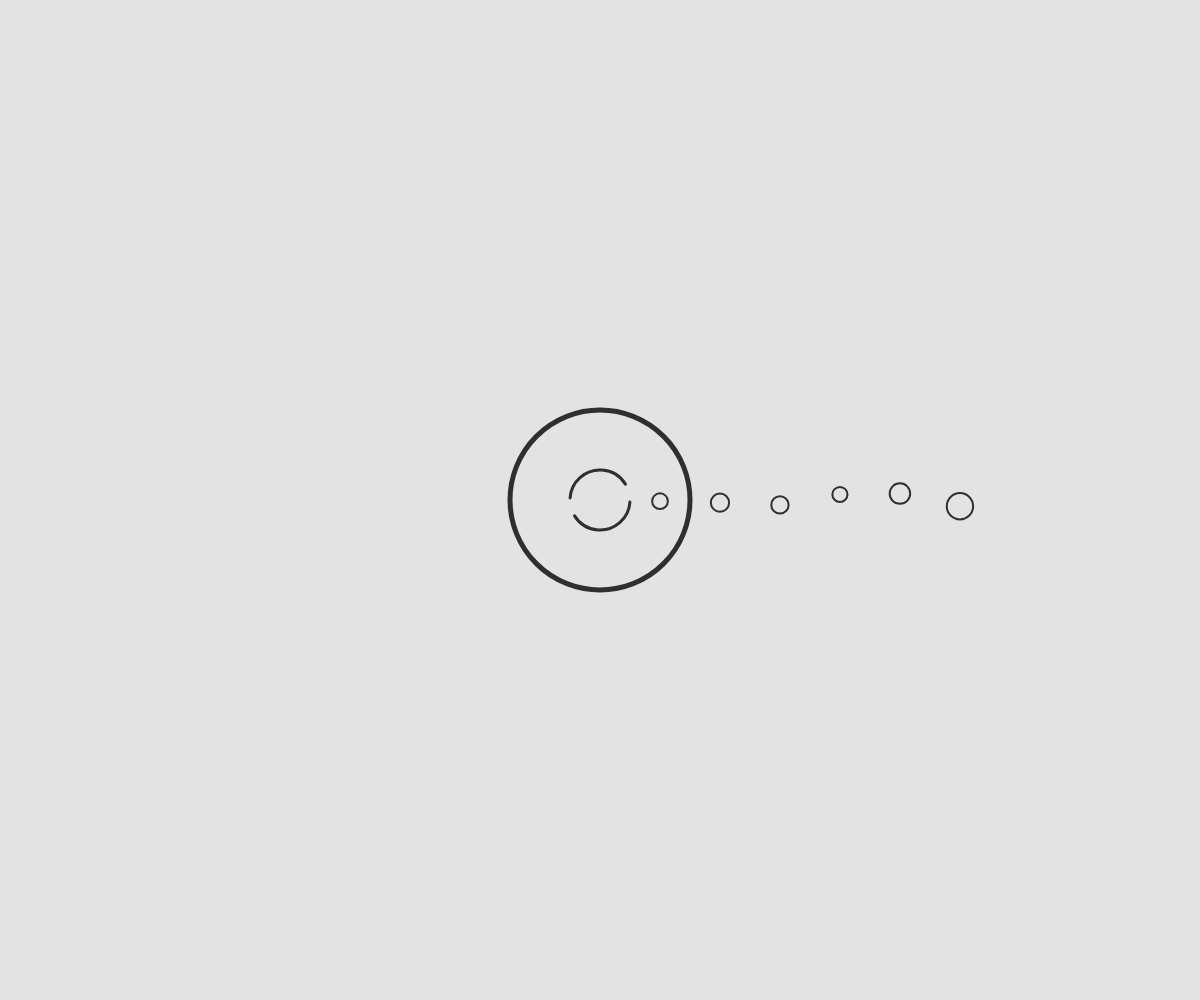
Frame 1 (no input)
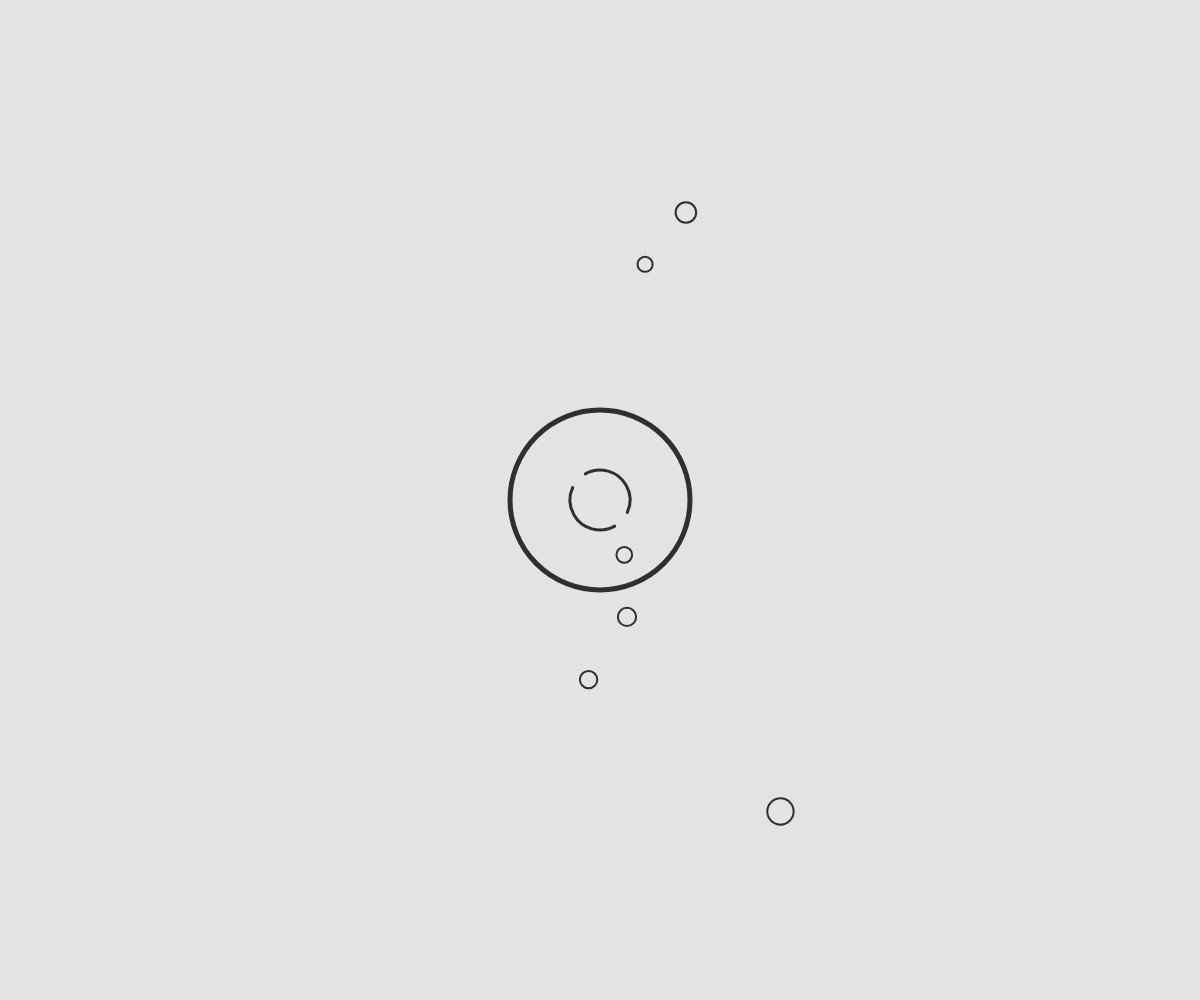
Frame 60 (no input)
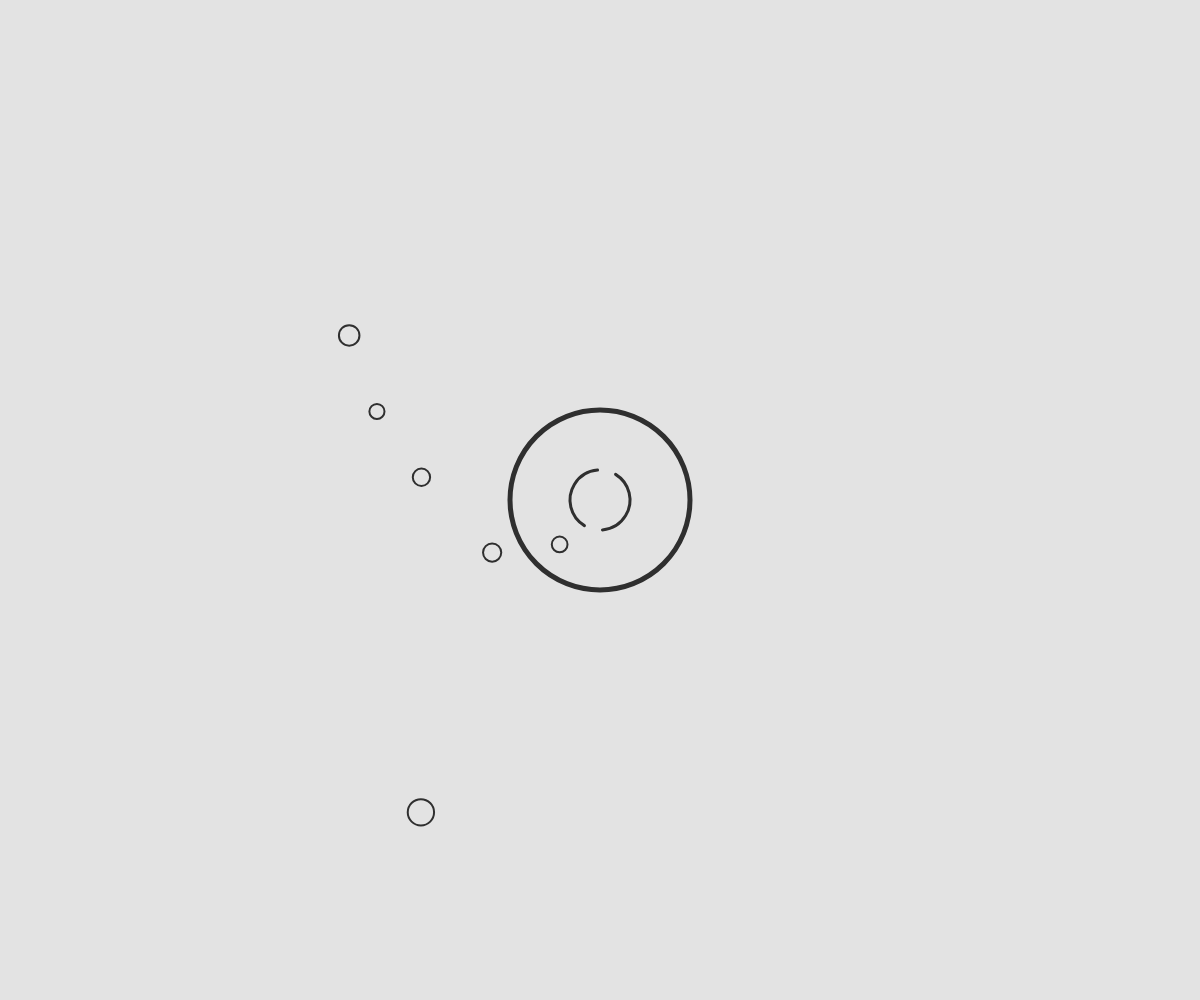
Frame 120 (the mouse pressed at the canvas centre since frame 60)

The p5.js sketch that drew these frames (run headless with seeded random() and noise() and a simulated clock; from frame 60 on, the mouse is pressed at the canvas centre):

// p5.js sketch
// ── sketch.js
/** @type { number } */
let size;
/** @type { import("p5").Vector } */
let mid;
/** @type { number } */
let coreOrbitalPos;

/**
 * @typedef {{
 * pos: import("p5").Vector,
 * speed: number,
 * orbitalPos: number,
 * movementRadius: number,
 * radius: number
 * }} Planet
 * */
/** @type { Planet [] } */
let planets;

const C = {
    PLANET_DISTANCE: 0.05,
    CORE_SPEED: 0.07,
    CORE_RADIUS: 0.05
}

function setup() {
    size = max(windowWidth, windowHeight);
    mid = createVector(windowWidth * 0.5, windowHeight * 0.5);
    coreOrbitalPos = 0;

    planets = [];
    for (let i = 1; i < 7; i++) {
        planets.push({
            pos: createVector(windowWidth * 0.5,
                windowHeight * 0.5 - i*size*C.PLANET_DISTANCE),
            speed: random(-PI/70,PI/70),
            orbitalPos: 0,
            movementRadius: i*size*C.PLANET_DISTANCE,
            radius: random(0.01, 0.025)
        });
    }
    createCanvas(windowWidth, windowHeight);
}

function draw() {
    coreOrbitalPos += C.CORE_SPEED;


    background(227);

    stroke(47);
    noFill();

    strokeWeight(5);
    circle(mid.x, mid.y, size*0.15);
    
    strokeWeight(3);
    arc(mid.x, mid.y, size*C.CORE_RADIUS, size*C.CORE_RADIUS,
        coreOrbitalPos, coreOrbitalPos+PI*0.8);
    arc(mid.x, mid.y, size*C.CORE_RADIUS, size*C.CORE_RADIUS,
        coreOrbitalPos+PI, coreOrbitalPos+PI*0.8+PI);

    planets.forEach((p) => {

        p.orbitalPos += p.speed;

        strokeWeight(2);
        stroke(47);
        noFill();

        const posX = mid.x + p.movementRadius*cos(p.orbitalPos); 
        const posY = mid.y + p.movementRadius*sin(p.orbitalPos);
        
        circle(posX, posY, size*p.radius);
    });
}
